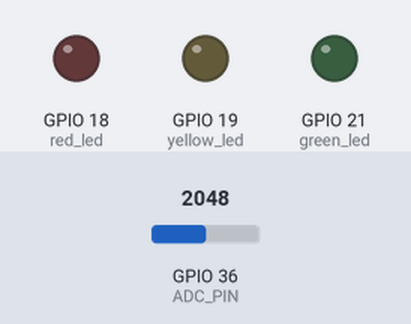
Recording of a program running on a simulated ESP32 board running MicroPython. On the bench: output pins drawn as LEDs (lit = HIGH). Dashed ring = blinking. Inputs (shaded band) come from the test bench; at power-on: GPIO 36 (ADC_PIN) = 2048 (analog values on the 0–4095 scale). What the program prints to the serial console is not drawn.

Above: at 1.2 s.
1.3 s: GPIO 36 (ADC_PIN) set to 491
4.3 s: GPIO 36 (ADC_PIN) set to 60
At 4.51 s:
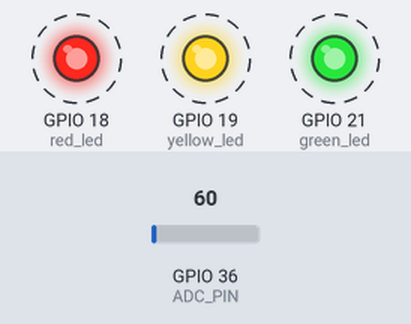
Timing chart, 0 to 13.3 s (numbered marks = the images above; inputs shaded):
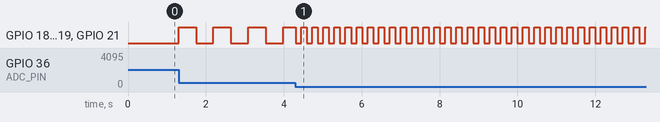

Measured:
- after the input at 4.3 s, GPIO 18 (red_led), GPIO 19 (yellow_led), GPIO 21 (green_led): alternates HIGH for 0.14 s and LOW for 0.14 s, starting at once
- by itself, GPIO 18 (red_led), GPIO 19 (yellow_led), GPIO 21 (green_led): alternates HIGH for 0.45 s and LOW for 0.45 s

The program:

05-3.py
```python
# 實驗 #5-3：使用可變電阻調整LED的閃爍速度(CPU優化版)

# 匯入必要的模組
import machine
import time

# --- 硬體接線定義 ---
# LED 模組接腳
RED_PIN = 18
YELLOW_PIN = 19
GREEN_PIN = 21
# 可變電阻 ADC 接腳
ADC_PIN = 36

# --- 實驗參數設定 ---
# 亮滅時間範圍 (單位：毫秒)
MIN_INTERVAL_MS = 100   # 0.1 秒
MAX_INTERVAL_MS = 3000  # 3.0 秒
# ADC 移動平均的取樣數量
MOVING_AVERAGE_SAMPLES = 10

# --- 硬體初始化 ---
# 初始化 LED 接腳為輸出模式
red_led = machine.Pin(RED_PIN, machine.Pin.OUT)
yellow_led = machine.Pin(YELLOW_PIN, machine.Pin.OUT)
green_led = machine.Pin(GREEN_PIN, machine.Pin.OUT)
# 將所有 LED 物件放入一個列表，方便統一操作
leds = [red_led, yellow_led, green_led]

# 初始化 ADC
# GPIO36 是 ADC1_CHANNEL_0
adc = machine.ADC(machine.Pin(ADC_PIN))
# 設定衰減，ATTN_11DB 允許測量完整的 0-3.3V 電壓範圍
adc.atten(machine.ADC.ATTN_11DB)
# 設定解析度為 12-bit，讀取範圍為 0-4095
adc.width(machine.ADC.WIDTH_12BIT)

# --- 輔助函式 ---
def map_value(x, in_min, in_max, out_min, out_max):
    """
    將一個數值從一個範圍線性對應到另一個範圍 (類似 Arduino 的 map() 函式)
    """
    return int(out_min + (out_max - out_min) * (x - in_min) / (in_max - in_min))

# --- 主程式 ---
print("實驗 #5-3 啟動：使用可變電阻調整 LED 閃爍速度")
print("="*40)

# 初始化狀態變數
led_state = 0  # 0 代表燈滅, 1 代表燈亮
last_toggle_time = 0  # 上次切換 LED 狀態的時間戳
adc_readings = []  # 用於存放最近的 ADC 讀數列表
current_blink_interval_ms = MIN_INTERVAL_MS # 當前的亮滅間隔時間

# 進入主迴圈
while True:
    # --- 1. 讀取並平滑化 ADC 數值 ---
    # 讀取當前 ADC 的原始值
    raw_adc_value = adc.read()

    # 將新讀數加入列表
    adc_readings.append(raw_adc_value)

    # 如果列表超過了指定的樣本數，就移除最舊的一筆資料
    if len(adc_readings) > MOVING_AVERAGE_SAMPLES:
        adc_readings.pop(0)

    # 計算移動平均值
    smoothed_adc_value = sum(adc_readings) / len(adc_readings)

    # --- 2. 將 ADC 數值對應到閃爍時間 ---
    # 使用 map_value 函式將平滑後的 ADC 值 (0-4095) 對應到指定的亮滅時間 (100-3000 ms)
    new_blink_interval_ms = map_value(smoothed_adc_value, 0, 4095, MIN_INTERVAL_MS, MAX_INTERVAL_MS)

    # 為了避免洗版，只有在計算出的間隔時間有變化時才更新並列印
    if new_blink_interval_ms != current_blink_interval_ms:
        current_blink_interval_ms = new_blink_interval_ms
        print(f"亮滅時間更新為: {current_blink_interval_ms} ms")

    # --- 3. 非阻塞式閃爍邏輯 ---
    # 取得當前時間 (毫秒)
    current_time = time.ticks_ms()

    # 檢查從上次切換狀態到現在是否已經過了足夠長的時間
    # time.ticks_diff() 用於處理 ticks_ms() 的溢位問題，更為安全
    if time.ticks_diff(current_time, last_toggle_time) >= current_blink_interval_ms:
        # 如果時間到了，就更新計時器
        last_toggle_time = current_time

        # 切換 LED 狀態 (0 變 1, 1 變 0)
        led_state = 1 - led_state

        # 將所有 LED 設定為新的狀態
        for led in leds:
            led.value(led_state)

    # 程式在這裡不會被暫停，可以立即回到迴圈頂部繼續讀取 ADC
    # 這就是非阻塞式設計的核心
```
